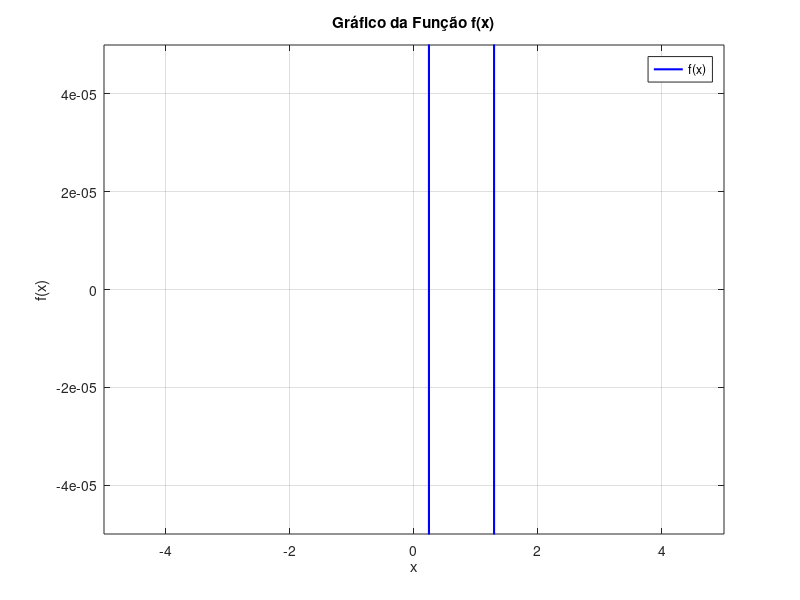

Recreate this plot in MATLAB.
function lista5Questao3MetodoSecante()

  % Definindo constantes
e = 8.9e-12;
F = 1.25;
q = 2e-5;
Q = 2e-5;
raio = 0.85;

% Definindo a função
f = @(x) (1/(4*pi*e)) * (q*Q*x ./ (x.^2 + raio^2).^(3/2)) - F;

% Gerando valores de x para o gráfico
x_values = linspace(-5, 5, 400);
y_values = f(x_values);

% Criando o gráfico
figure;
plot(x_values, y_values, 'b', 'LineWidth', 1.5);
hold on;

title('Gráfico da Função f(x)');
xlabel('x');
ylabel('f(x)');
ylim([-5e-5, 5e-5]); % Ajustando o limite do eixo y para melhor visualização
xlim([-5, 5]); % Ajustando o limite do eixo x
grid on;
legend('f(x)');
hold off;


  % Define a tolerância para o erro absoluto e o erro inicial
  Es = 10^(-4); % Tolerância em porcentagem
  Ea = Inf; % Erro absoluto inicial (grande valor para iniciar o loop)

  it = 0; % Inicializa o contador de iterações
  N = 20; % Define o número máximo de iterações
  n = 0
  x = 0.5;
  xPrevio = 0;
  xProx = 0;

  for n = 0:(N-1)

    xProx = (xPrevio*f(x) - x*f(xPrevio))/ (f(x) - f(xPrevio));

    fprintf('Iteração %d: xr = %f, f(x) = %f, Ea = %f\n', ...
              n, x, f(x), Ea);

    Ea = calcularErroEstimativa(xProx,x);

    if(Ea < Es)

      fprintf("Iterações %d: Raiz encontrada: %f\n", ...
              it+1, x);
      break;

    end

    xPrevio = x;
    x = xProx;

  endfor

    % Se o número máximo de iterações for atingido sem encontrar a raiz
    if it > n
      fprintf("Método falhou em %d iterações\n", it); % Exibe mensagem de falha
    end

endfunction

% Função para calcular o erro absoluto
function Ea = calcularErroEstimativa(resultadoAtual, resultadoPrev)
  if resultadoPrev == Inf
    Ea = Inf; % Se o valor anterior for infinito, o erro é infinito
  else
    Ea = abs((resultadoAtual - resultadoPrev) / resultadoAtual) * 100; % Calcula o erro percentual
  end
endfunction

% Chama a função principal
lista4Questao1MetodoSecante();

